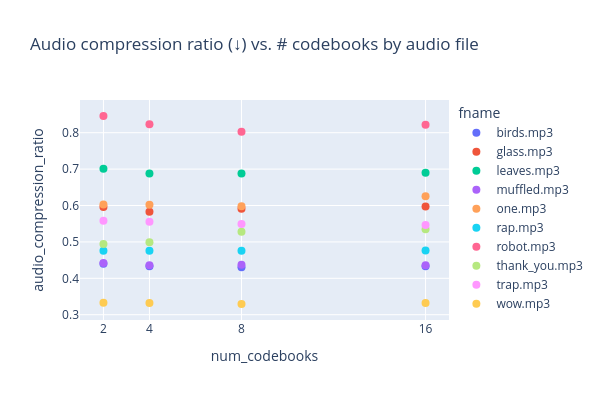

The notebook cell saved with this chart:
### Code cell
fig = px.scatter(
    data,
    x = 'num_codebooks',
    y = 'audio_compression_ratio',
    color = 'fname',
    title = 'Audio compression ratio (↓) vs. # codebooks by audio file',
    width = 600,
    height = 400
)
fig.update_traces(marker=dict(size=8))
fig.update_layout(
    xaxis = dict(
        tickmode = 'array',
        tickvals = data['num_codebooks']
    )
)
if WRITE:
    fig.write_image(os.path.join('figs', 'audio_compression_ratio.pdf'), format='pdf')
fig.show()

### Figure 1 — Plotly figure (JSON) as saved in the notebook; plotly's stock layout.template omitted (floating-point values rounded to 4 significant figures)
{"data": [{"hovertemplate": "fname=birds.mp3<br>num_codebooks=%{x}<br>audio_compression_ratio=%{y}<extra></extra>", "legendgroup": "birds.mp3", "marker": {"color": "#636efa", "size": 8, "symbol": "circle"}, "mode": "markers", "name": "birds.mp3", "orientation": "v", "showlegend": true, "type": "scatter", "x": [2, 4, 8, 16], "xaxis": "x", "y": [0.4398, 0.4328, 0.4302, 0.4333], "yaxis": "y"}, {"hovertemplate": "fname=glass.mp3<br>num_codebooks=%{x}<br>audio_compression_ratio=%{y}<extra></extra>", "legendgroup": "glass.mp3", "marker": {"color": "#EF553B", "size": 8, "symbol": "circle"}, "mode": "markers", "name": "glass.mp3", "orientation": "v", "showlegend": true, "type": "scatter", "x": [2, 4, 8, 16], "xaxis": "x", "y": [0.5961, 0.5828, 0.5909, 0.597], "yaxis": "y"}, {"hovertemplate": "fname=leaves.mp3<br>num_codebooks=%{x}<br>audio_compression_ratio=%{y}<extra></extra>", "legendgroup": "leaves.mp3", "marker": {"color": "#00cc96", "size": 8, "symbol": "circle"}, "mode": "markers", "name": "leaves.mp3", "orientation": "v", "showlegend": true, "type": "scatter", "x": [2, 4, 8, 16], "xaxis": "x", "y": [0.7006, 0.6879, 0.6882, 0.6901], "yaxis": "y"}, {"hovertemplate": "fname=muffled.mp3<br>num_codebooks=%{x}<br>audio_compression_ratio=%{y}<extra></extra>", "legendgroup": "muffled.mp3", "marker": {"color": "#ab63fa", "size": 8, "symbol": "circle"}, "mode": "markers", "name": "muffled.mp3", "orientation": "v", "showlegend": true, "type": "scatter", "x": [2, 4, 8, 16], "xaxis": "x", "y": [0.442, 0.4358, 0.4373, 0.436], "yaxis": "y"}, {"hovertemplate": "fname=one.mp3<br>num_codebooks=%{x}<br>audio_compression_ratio=%{y}<extra></extra>", "legendgroup": "one.mp3", "marker": {"color": "#FFA15A", "size": 8, "symbol": "circle"}, "mode": "markers", "name": "one.mp3", "orientation": "v", "showlegend": true, "type": "scatter", "x": [2, 4, 8, 16], "xaxis": "x", "y": [0.6027, 0.6019, 0.5982, 0.6257], "yaxis": "y"}, {"hovertemplate": "fname=rap.mp3<br>num_codebooks=%{x}<br>audio_compression_ratio=%{y}<extra></extra>", "legendgroup": "rap.mp3", "marker": {"color": "#19d3f3", "size": 8, "symbol": "circle"}, "mode": "markers", "name": "rap.mp3", "orientation": "v", "showlegend": true, "type": "scatter", "x": [2, 4, 8, 16], "xaxis": "x", "y": [0.4757, 0.4755, 0.4758, 0.4765], "yaxis": "y"}, {"hovertemplate": "fname=robot.mp3<br>num_codebooks=%{x}<br>audio_compression_ratio=%{y}<extra></extra>", "legendgroup": "robot.mp3", "marker": {"color": "#FF6692", "size": 8, "symbol": "circle"}, "mode": "markers", "name": "robot.mp3", "orientation": "v", "showlegend": true, "type": "scatter", "x": [2, 4, 8, 16], "xaxis": "x", "y": [0.8459, 0.823, 0.8025, 0.8221], "yaxis": "y"}, {"hovertemplate": "fname=thank_you.mp3<br>num_codebooks=%{x}<br>audio_compression_ratio=%{y}<extra></extra>", "legendgroup": "thank_you.mp3", "marker": {"color": "#B6E880", "size": 8, "symbol": "circle"}, "mode": "markers", "name": "thank_you.mp3", "orientation": "v", "showlegend": true, "type": "scatter", "x": [2, 4, 8, 16], "xaxis": "x", "y": [0.4942, 0.4992, 0.5278, 0.5347], "yaxis": "y"}, {"hovertemplate": "fname=trap.mp3<br>num_codebooks=%{x}<br>audio_compression_ratio=%{y}<extra></extra>", "legendgroup": "trap.mp3", "marker": {"color": "#FF97FF", "size": 8, "symbol": "circle"}, "mode": "markers", "name": "trap.mp3", "orientation": "v", "showlegend": true, "type": "scatter", "x": [2, 4, 8, 16], "xaxis": "x", "y": [0.5579, 0.555, 0.5491, 0.5466], "yaxis": "y"}, {"hovertemplate": "fname=wow.mp3<br>num_codebooks=%{x}<br>audio_compression_ratio=%{y}<extra></extra>", "legendgroup": "wow.mp3", "marker": {"color": "#FECB52", "size": 8, "symbol": "circle"}, "mode": "markers", "name": "wow.mp3", "orientation": "v", "showlegend": true, "type": "scatter", "x": [2, 4, 8, 16], "xaxis": "x", "y": [0.3329, 0.3324, 0.3294, 0.332], "yaxis": "y"}], "layout": {"height": 400, "legend": {"title": {"text": "fname"}, "tracegroupgap": 0}, "title": {"text": "Audio compression ratio (↓) vs. # codebooks by audio file"}, "width": 600, "xaxis": {"anchor": "y", "domain": [0, 1], "tickmode": "array", "tickvals": [2, 4, 8, 16, 2, 4, 8, 16, 2, 4, 8, 16, 2, 4, 8, 16, 2, 4, 8, 16, 2, 4, 8, 16, 2, 4, 8, 16, 2, 4, 8, 16, 2, 4, 8, 16, 2, 4, 8, 16], "title": {"text": "num_codebooks"}}, "yaxis": {"anchor": "x", "domain": [0, 1], "title": {"text": "audio_compression_ratio"}}}}
